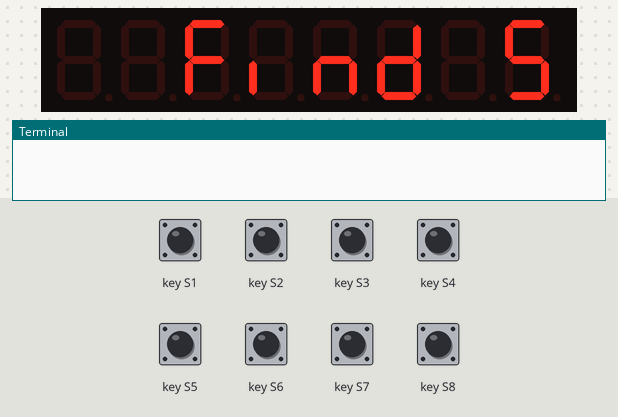
Recording of a program running on a simulated Raspberry Pi (BCM pin numbers). On the bench: 8-digit seven-segment display, the last lines printed to the terminal. The test bench sets the inputs (shaded band); at power-on: key S1–8 LOW. Random numbers come from a fixed seed; the clock reads 2024-03-15 10:24:30 at power-on unless the program sets it; library files of the repository ran but are not shown: TM1638.py.

Above: at 1.0 s.
At 5.0 s:
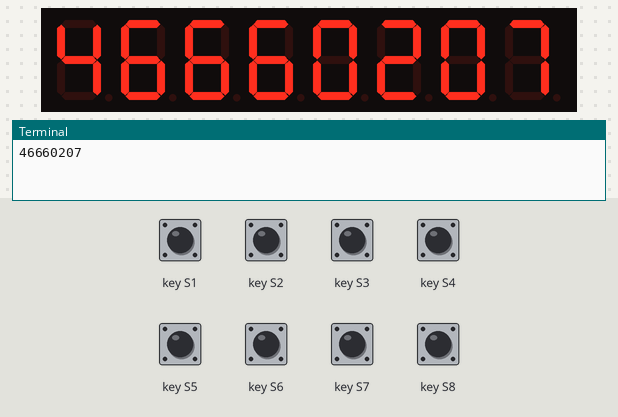
5.1 s: key S8 pulled HIGH for 0.15 s
At 5.41 s:
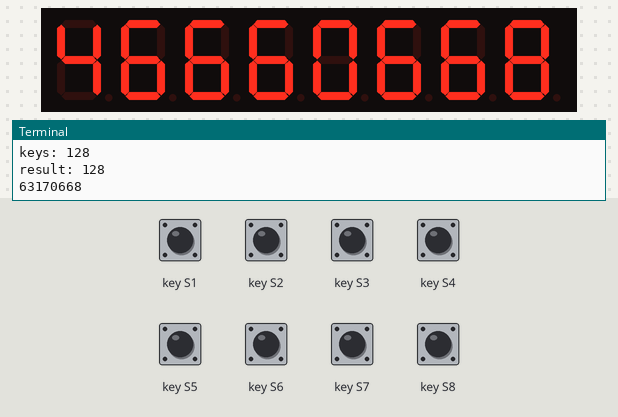
5.8 s: key S8 pulled HIGH for 1 s
At 7.4 s:
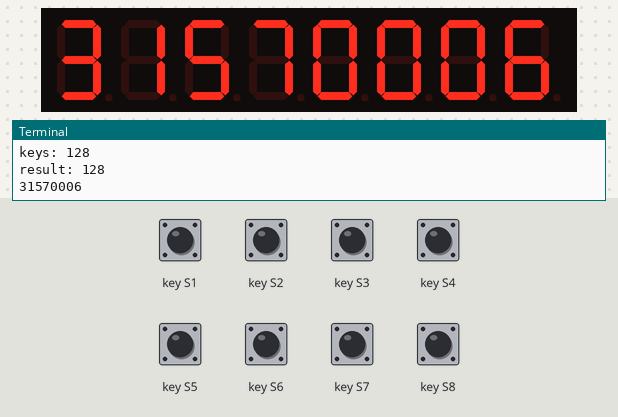
8.3 s: key S4 pulled HIGH for 0.15 s
At 10.0 s:
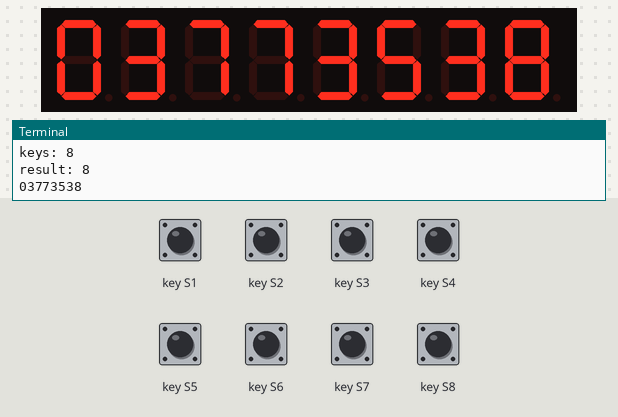
Timing chart, 0 to 11.5 s (numbered marks = the images above; inputs shaded):
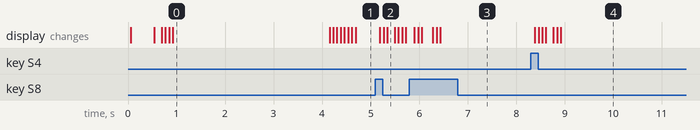

The program:

tm_number_game.py
```python
#!/usr/bin/env python3
# A game using the LED&KEY board that has 8 LEDs, 8 7-Seg display and 8 buttons
# The goal of the game is to press the buttom related to the largest number in the display
# The library used py-tm1638 (https://github.com/johnblackmore/py-tm1638)
# Importand to note that the library uses a string to set the display
# While for setting the individual digits we're using a Python list so we can get at each digit
# Means to setup the 8 digits we use a list and then have to turn it into a string for the library
# To convert from list to string you use the join command


# TM1638 playground
# Import all the needed libraries
import TM1638 #board
import time # sleep
import random # create random number
import math # power

# These are the pins the display is connected to. Adjust accordingly.
# In addition to these you need to connect to 3.3V and ground.
DIO = 17
CLK = 21
STB = 22

# This sets the number of puzzles to solve
gamelength=5

# Initialize the board
display = TM1638.TM1638(DIO, CLK, STB)
display.enable(1)

# Display how many to find
display.set_text("find "+str(gamelength))
time.sleep(3)

# Get the starting time
starttime = time.time()

# Main looo for the lenght of the game
for x in range(gamelength):

# Get something setup for the start
        largest = 0
        number=list("00000000")
        biggest=random.randint(6,7)

# Pick 8 random numbers on the display
        for x in range(8):
            digit = random.randint(0, biggest)
            number[x] = str(digit)

# If the number is a largest number then record the location so it can be changed later
            if digit > largest:
                    largest = digit

# Add 1 to largest to make it the largest number (but only one bigger than the others
        largest+=1
        largest=str(largest)

# Pick a random number to change
        location = random.randint(0,7)

# Replace the existing number at location with the new largest number
        number[location] = largest

# Convert the list to a string using the join command
        number="".join(number)
        print(number)

# Display the 8 digits on the 7 segment
        display.set_text(number)

# Check if the correct key is pressed

# The display.get_buttons() returns a binary number for all the 8 buttons
# From left to right they are 1, 2, 4, 8, 16, 32, 64, 128
# If you have learned about powers then these are all 2 to the power of 0,1,2,3,4,5,6,7
# As in 2 to the power of 0 is 1
# Or    2 to the power of 7 is 128
# We know the location of our biggest digit as we set it we know the result we want

        result = pow(2,(location))
        correctkey = False
        keys = display.get_buttons()
        while correctkey==False:
            keys = display.get_buttons()
            if result==keys:
                correctkey = True
                print("keys: "+str(keys))
                print("result: "+str(result))

# Get the total time
totaltime=time.time()-starttime

# By converting to an integer after multiplying by 100
# And then dividing by 100 it rounds to 2 decimal places.
timing = "t "+str(int(totaltime*100)/100)

# Print the score
print(timing)
display.set_text(timing)
```

Measured:
- after the input at 5.1 s, the display: first changes after 0.09 s (image 2 shows a later state)
- after the input at 5.8 s, the display: first changes after 0.10 s (image 3 shows a later state)
- after the input at 8.3 s, the display: first changes after 0.09 s (image 4 shows a later state)
- what the display in image 0 shows lasts 3.3 s, from 0.9 s to 4.2 s
